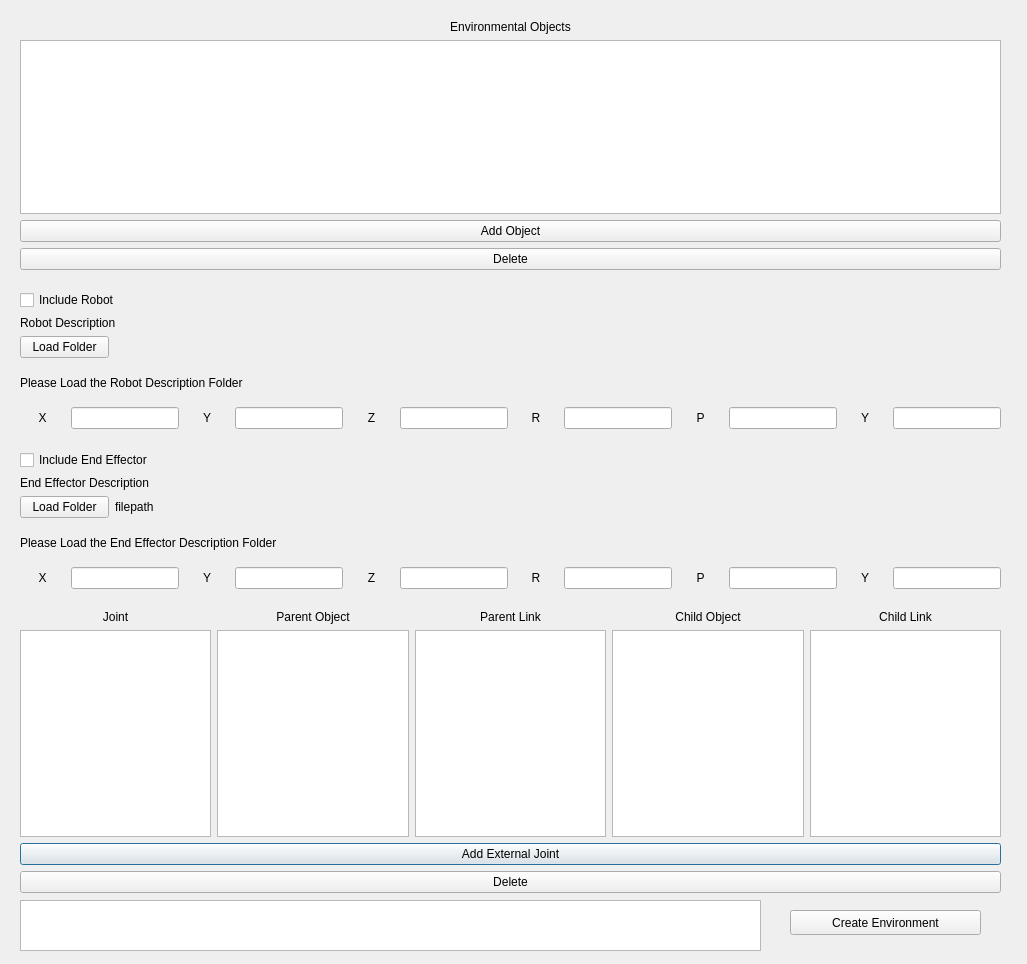
<?xml version="1.0" encoding="UTF-8"?>
<ui version="4.0">
 <class>NewScene</class>
 <widget class="QDialog" name="NewScene">
  <property name="geometry">
   <rect>
    <x>0</x>
    <y>0</y>
    <width>1027</width>
    <height>964</height>
   </rect>
  </property>
  <property name="windowTitle">
   <string>Dialog</string>
  </property>
  <widget class="QWidget" name="layoutWidget">
   <property name="geometry">
    <rect>
     <x>20</x>
     <y>610</y>
     <width>981</width>
     <height>283</height>
    </rect>
   </property>
   <layout class="QVBoxLayout" name="verticalLayout_14">
    <item>
     <layout class="QHBoxLayout" name="horizontalLayout_2">
      <item>
       <layout class="QVBoxLayout" name="verticalLayout_4">
        <item>
         <widget class="QLabel" name="ext_joint_label">
          <property name="text">
           <string>Joint</string>
          </property>
          <property name="alignment">
           <set>Qt::AlignCenter</set>
          </property>
         </widget>
        </item>
        <item>
         <widget class="QListWidget" name="ext_joint_list"/>
        </item>
       </layout>
      </item>
      <item>
       <layout class="QVBoxLayout" name="verticalLayout_7">
        <item>
         <widget class="QLabel" name="parent_obj_label">
          <property name="text">
           <string>Parent Object</string>
          </property>
          <property name="alignment">
           <set>Qt::AlignCenter</set>
          </property>
         </widget>
        </item>
        <item>
         <widget class="QListWidget" name="parent_obj_list"/>
        </item>
       </layout>
      </item>
      <item>
       <layout class="QVBoxLayout" name="verticalLayout_9">
        <item>
         <widget class="QLabel" name="parent_link_label">
          <property name="text">
           <string>Parent Link</string>
          </property>
          <property name="alignment">
           <set>Qt::AlignCenter</set>
          </property>
         </widget>
        </item>
        <item>
         <widget class="QListWidget" name="parent_link_list"/>
        </item>
       </layout>
      </item>
      <item>
       <layout class="QVBoxLayout" name="verticalLayout_11">
        <item>
         <widget class="QLabel" name="child_obj_label">
          <property name="text">
           <string>Child Object</string>
          </property>
          <property name="alignment">
           <set>Qt::AlignCenter</set>
          </property>
         </widget>
        </item>
        <item>
         <widget class="QListWidget" name="child_obj_list"/>
        </item>
       </layout>
      </item>
      <item>
       <layout class="QVBoxLayout" name="verticalLayout_13">
        <item>
         <widget class="QLabel" name="child_link_label">
          <property name="text">
           <string>Child Link</string>
          </property>
          <property name="alignment">
           <set>Qt::AlignCenter</set>
          </property>
         </widget>
        </item>
        <item>
         <widget class="QListWidget" name="child_link_list"/>
        </item>
       </layout>
      </item>
     </layout>
    </item>
    <item>
     <widget class="QPushButton" name="add_ext_joint">
      <property name="text">
       <string>Add External Joint</string>
      </property>
     </widget>
    </item>
    <item>
     <widget class="QPushButton" name="del_ext_joint">
      <property name="text">
       <string>Delete</string>
      </property>
     </widget>
    </item>
   </layout>
  </widget>
  <widget class="QLabel" name="ext_joint_error">
   <property name="geometry">
    <rect>
     <x>20</x>
     <y>900</y>
     <width>741</width>
     <height>20</height>
    </rect>
   </property>
   <property name="text">
    <string/>
   </property>
  </widget>
  <widget class="QTextBrowser" name="errorlist">
   <property name="geometry">
    <rect>
     <x>20</x>
     <y>900</y>
     <width>741</width>
     <height>51</height>
    </rect>
   </property>
  </widget>
  <widget class="QPushButton" name="create_environment">
   <property name="geometry">
    <rect>
     <x>790</x>
     <y>910</y>
     <width>191</width>
     <height>25</height>
    </rect>
   </property>
   <property name="text">
    <string>Create Environment</string>
   </property>
  </widget>
  <widget class="QWidget" name="layoutWidget_2">
   <property name="geometry">
    <rect>
     <x>20</x>
     <y>290</y>
     <width>981</width>
     <height>139</height>
    </rect>
   </property>
   <layout class="QVBoxLayout" name="verticalLayout_10">
    <item>
     <layout class="QVBoxLayout" name="verticalLayout_8">
      <item>
       <widget class="QCheckBox" name="enable_robot">
        <property name="text">
         <string>Include Robot</string>
        </property>
       </widget>
      </item>
      <item>
       <widget class="QLabel" name="robot_desc_label">
        <property name="text">
         <string>Robot Description</string>
        </property>
       </widget>
      </item>
      <item>
       <layout class="QHBoxLayout" name="horizontalLayout_6">
        <item>
         <widget class="QPushButton" name="load_robot_desc">
          <property name="maximumSize">
           <size>
            <width>89</width>
            <height>16777215</height>
           </size>
          </property>
          <property name="text">
           <string>Load Folder</string>
          </property>
         </widget>
        </item>
        <item>
         <widget class="QLabel" name="robot_desc_filepath">
          <property name="text">
           <string/>
          </property>
         </widget>
        </item>
       </layout>
      </item>
     </layout>
    </item>
    <item>
     <widget class="QLabel" name="robot_desc_error">
      <property name="text">
       <string>Please Load the Robot Description Folder</string>
      </property>
     </widget>
    </item>
    <item>
     <layout class="QHBoxLayout" name="horizontalLayout_4">
      <item>
       <widget class="QLabel" name="robot_x_label">
        <property name="sizePolicy">
         <sizepolicy hsizetype="Minimum" vsizetype="Minimum">
          <horstretch>0</horstretch>
          <verstretch>0</verstretch>
         </sizepolicy>
        </property>
        <property name="text">
         <string>X</string>
        </property>
        <property name="alignment">
         <set>Qt::AlignCenter</set>
        </property>
       </widget>
      </item>
      <item>
       <widget class="QLineEdit" name="robot_x">
        <property name="sizePolicy">
         <sizepolicy hsizetype="Minimum" vsizetype="Fixed">
          <horstretch>0</horstretch>
          <verstretch>0</verstretch>
         </sizepolicy>
        </property>
       </widget>
      </item>
      <item>
       <widget class="QLabel" name="robot_y_label">
        <property name="sizePolicy">
         <sizepolicy hsizetype="Minimum" vsizetype="Minimum">
          <horstretch>0</horstretch>
          <verstretch>0</verstretch>
         </sizepolicy>
        </property>
        <property name="text">
         <string>Y</string>
        </property>
        <property name="alignment">
         <set>Qt::AlignCenter</set>
        </property>
       </widget>
      </item>
      <item>
       <widget class="QLineEdit" name="robot_y">
        <property name="sizePolicy">
         <sizepolicy hsizetype="Minimum" vsizetype="Fixed">
          <horstretch>0</horstretch>
          <verstretch>0</verstretch>
         </sizepolicy>
        </property>
       </widget>
      </item>
      <item>
       <widget class="QLabel" name="robot_z_label">
        <property name="sizePolicy">
         <sizepolicy hsizetype="Minimum" vsizetype="Minimum">
          <horstretch>0</horstretch>
          <verstretch>0</verstretch>
         </sizepolicy>
        </property>
        <property name="text">
         <string>Z</string>
        </property>
        <property name="alignment">
         <set>Qt::AlignCenter</set>
        </property>
       </widget>
      </item>
      <item>
       <widget class="QLineEdit" name="robot_z">
        <property name="sizePolicy">
         <sizepolicy hsizetype="Minimum" vsizetype="Fixed">
          <horstretch>0</horstretch>
          <verstretch>0</verstretch>
         </sizepolicy>
        </property>
       </widget>
      </item>
      <item>
       <widget class="QLabel" name="robot_roll_label">
        <property name="sizePolicy">
         <sizepolicy hsizetype="Minimum" vsizetype="Minimum">
          <horstretch>0</horstretch>
          <verstretch>0</verstretch>
         </sizepolicy>
        </property>
        <property name="text">
         <string>R</string>
        </property>
        <property name="alignment">
         <set>Qt::AlignCenter</set>
        </property>
       </widget>
      </item>
      <item>
       <widget class="QLineEdit" name="robot_roll">
        <property name="sizePolicy">
         <sizepolicy hsizetype="Minimum" vsizetype="Fixed">
          <horstretch>0</horstretch>
          <verstretch>0</verstretch>
         </sizepolicy>
        </property>
        <property name="text">
         <string/>
        </property>
       </widget>
      </item>
      <item>
       <widget class="QLabel" name="robot_pitch_label">
        <property name="sizePolicy">
         <sizepolicy hsizetype="Minimum" vsizetype="Minimum">
          <horstretch>0</horstretch>
          <verstretch>0</verstretch>
         </sizepolicy>
        </property>
        <property name="text">
         <string>P</string>
        </property>
        <property name="alignment">
         <set>Qt::AlignCenter</set>
        </property>
       </widget>
      </item>
      <item>
       <widget class="QLineEdit" name="robot_pitch">
        <property name="sizePolicy">
         <sizepolicy hsizetype="Minimum" vsizetype="Fixed">
          <horstretch>0</horstretch>
          <verstretch>0</verstretch>
         </sizepolicy>
        </property>
       </widget>
      </item>
      <item>
       <widget class="QLabel" name="robot_yaw_label">
        <property name="sizePolicy">
         <sizepolicy hsizetype="Minimum" vsizetype="Minimum">
          <horstretch>0</horstretch>
          <verstretch>0</verstretch>
         </sizepolicy>
        </property>
        <property name="text">
         <string>Y</string>
        </property>
        <property name="alignment">
         <set>Qt::AlignCenter</set>
        </property>
       </widget>
      </item>
      <item>
       <widget class="QLineEdit" name="robot_yaw">
        <property name="sizePolicy">
         <sizepolicy hsizetype="Minimum" vsizetype="Fixed">
          <horstretch>0</horstretch>
          <verstretch>0</verstretch>
         </sizepolicy>
        </property>
       </widget>
      </item>
     </layout>
    </item>
   </layout>
  </widget>
  <widget class="QWidget" name="layoutWidget_3">
   <property name="geometry">
    <rect>
     <x>20</x>
     <y>450</y>
     <width>981</width>
     <height>139</height>
    </rect>
   </property>
   <layout class="QVBoxLayout" name="verticalLayout_12">
    <item>
     <layout class="QVBoxLayout" name="verticalLayout_3">
      <item>
       <widget class="QCheckBox" name="enable_ee">
        <property name="text">
         <string>Include End Effector</string>
        </property>
       </widget>
      </item>
      <item>
       <widget class="QLabel" name="ee_desc_label">
        <property name="text">
         <string>End Effector Description</string>
        </property>
       </widget>
      </item>
      <item>
       <layout class="QHBoxLayout" name="horizontalLayout">
        <item>
         <widget class="QPushButton" name="load_ee_desc">
          <property name="maximumSize">
           <size>
            <width>89</width>
            <height>16777215</height>
           </size>
          </property>
          <property name="text">
           <string>Load Folder</string>
          </property>
         </widget>
        </item>
        <item>
         <widget class="QLabel" name="ee_desc_filepath">
          <property name="text">
           <string>filepath</string>
          </property>
         </widget>
        </item>
       </layout>
      </item>
     </layout>
    </item>
    <item>
     <widget class="QLabel" name="ee_desc_error">
      <property name="text">
       <string>Please Load the End Effector Description Folder</string>
      </property>
     </widget>
    </item>
    <item>
     <layout class="QHBoxLayout" name="horizontalLayout_3">
      <item>
       <widget class="QLabel" name="ee_x_label">
        <property name="sizePolicy">
         <sizepolicy hsizetype="Minimum" vsizetype="Minimum">
          <horstretch>0</horstretch>
          <verstretch>0</verstretch>
         </sizepolicy>
        </property>
        <property name="text">
         <string>X</string>
        </property>
        <property name="alignment">
         <set>Qt::AlignCenter</set>
        </property>
       </widget>
      </item>
      <item>
       <widget class="QLineEdit" name="ee_x">
        <property name="sizePolicy">
         <sizepolicy hsizetype="Minimum" vsizetype="Fixed">
          <horstretch>0</horstretch>
          <verstretch>0</verstretch>
         </sizepolicy>
        </property>
       </widget>
      </item>
      <item>
       <widget class="QLabel" name="ee_y_label">
        <property name="sizePolicy">
         <sizepolicy hsizetype="Minimum" vsizetype="Minimum">
          <horstretch>0</horstretch>
          <verstretch>0</verstretch>
         </sizepolicy>
        </property>
        <property name="text">
         <string>Y</string>
        </property>
        <property name="alignment">
         <set>Qt::AlignCenter</set>
        </property>
       </widget>
      </item>
      <item>
       <widget class="QLineEdit" name="ee_y">
        <property name="sizePolicy">
         <sizepolicy hsizetype="Minimum" vsizetype="Fixed">
          <horstretch>0</horstretch>
          <verstretch>0</verstretch>
         </sizepolicy>
        </property>
       </widget>
      </item>
      <item>
       <widget class="QLabel" name="ee_z_label">
        <property name="sizePolicy">
         <sizepolicy hsizetype="Minimum" vsizetype="Minimum">
          <horstretch>0</horstretch>
          <verstretch>0</verstretch>
         </sizepolicy>
        </property>
        <property name="text">
         <string>Z</string>
        </property>
        <property name="alignment">
         <set>Qt::AlignCenter</set>
        </property>
       </widget>
      </item>
      <item>
       <widget class="QLineEdit" name="ee_z">
        <property name="sizePolicy">
         <sizepolicy hsizetype="Minimum" vsizetype="Fixed">
          <horstretch>0</horstretch>
          <verstretch>0</verstretch>
         </sizepolicy>
        </property>
       </widget>
      </item>
      <item>
       <widget class="QLabel" name="ee_roll_label">
        <property name="sizePolicy">
         <sizepolicy hsizetype="Minimum" vsizetype="Minimum">
          <horstretch>0</horstretch>
          <verstretch>0</verstretch>
         </sizepolicy>
        </property>
        <property name="text">
         <string>R</string>
        </property>
        <property name="alignment">
         <set>Qt::AlignCenter</set>
        </property>
       </widget>
      </item>
      <item>
       <widget class="QLineEdit" name="ee_roll">
        <property name="sizePolicy">
         <sizepolicy hsizetype="Minimum" vsizetype="Fixed">
          <horstretch>0</horstretch>
          <verstretch>0</verstretch>
         </sizepolicy>
        </property>
       </widget>
      </item>
      <item>
       <widget class="QLabel" name="ee_pitch_label">
        <property name="sizePolicy">
         <sizepolicy hsizetype="Minimum" vsizetype="Minimum">
          <horstretch>0</horstretch>
          <verstretch>0</verstretch>
         </sizepolicy>
        </property>
        <property name="text">
         <string>P</string>
        </property>
        <property name="alignment">
         <set>Qt::AlignCenter</set>
        </property>
       </widget>
      </item>
      <item>
       <widget class="QLineEdit" name="ee_pitch">
        <property name="sizePolicy">
         <sizepolicy hsizetype="Minimum" vsizetype="Fixed">
          <horstretch>0</horstretch>
          <verstretch>0</verstretch>
         </sizepolicy>
        </property>
       </widget>
      </item>
      <item>
       <widget class="QLabel" name="ee_yaw_label">
        <property name="sizePolicy">
         <sizepolicy hsizetype="Minimum" vsizetype="Minimum">
          <horstretch>0</horstretch>
          <verstretch>0</verstretch>
         </sizepolicy>
        </property>
        <property name="text">
         <string>Y</string>
        </property>
        <property name="alignment">
         <set>Qt::AlignCenter</set>
        </property>
       </widget>
      </item>
      <item>
       <widget class="QLineEdit" name="ee_yaw">
        <property name="sizePolicy">
         <sizepolicy hsizetype="Minimum" vsizetype="Fixed">
          <horstretch>0</horstretch>
          <verstretch>0</verstretch>
         </sizepolicy>
        </property>
       </widget>
      </item>
     </layout>
    </item>
   </layout>
  </widget>
  <widget class="QWidget" name="layoutWidget_4">
   <property name="geometry">
    <rect>
     <x>20</x>
     <y>20</y>
     <width>981</width>
     <height>250</height>
    </rect>
   </property>
   <layout class="QVBoxLayout" name="verticalLayout_2">
    <item>
     <layout class="QVBoxLayout" name="verticalLayout">
      <item>
       <widget class="QLabel" name="environmental_objects_label">
        <property name="text">
         <string>Environmental Objects</string>
        </property>
        <property name="alignment">
         <set>Qt::AlignCenter</set>
        </property>
       </widget>
      </item>
      <item>
       <widget class="QListWidget" name="object_list"/>
      </item>
     </layout>
    </item>
    <item>
     <widget class="QPushButton" name="add_object">
      <property name="text">
       <string>Add Object</string>
      </property>
     </widget>
    </item>
    <item>
     <widget class="QPushButton" name="delete_object">
      <property name="text">
       <string>Delete</string>
      </property>
     </widget>
    </item>
   </layout>
  </widget>
 </widget>
 <resources/>
 <connections/>
</ui>
